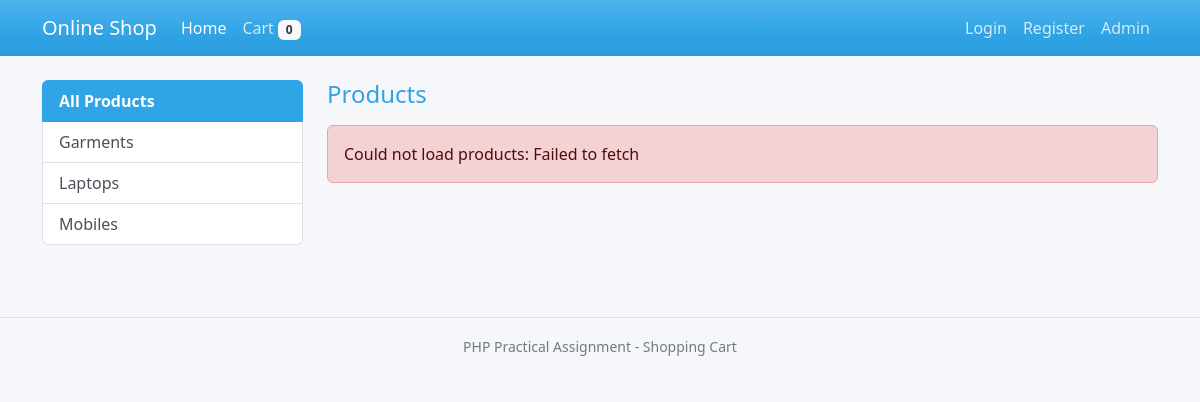
The app's page /question1_shopping_cart/index.php with its own data.
### tables this page shows
CREATE TABLE categories (
    id         INT UNSIGNED NOT NULL AUTO_INCREMENT,
    name       VARCHAR(50)  NOT NULL,
    created_at TIMESTAMP NOT NULL DEFAULT CURRENT_TIMESTAMP,
    PRIMARY KEY (id),
    UNIQUE KEY uq_category_name (name)
);

### question1_shopping_cart/includes/db.php (called while the page is built, shortened)
<?php
function get_pdo(): PDO
{
    static $pdo = null;
    try {
        $pdo = new PDO(
            'mysql:host=' . DB_HOST . ';port=' . DB_PORT . ';dbname=' . DB_NAME . ';charset=utf8mb4',
            DB_USER,
            DB_PASS,
            [
                PDO::ATTR_ERRMODE            => PDO::ERRMODE_EXCEPTION,
                PDO::ATTR_DEFAULT_FETCH_MODE => PDO::FETCH_ASSOC,
                PDO::ATTR_EMULATE_PREPARES   => false,
            ]
        );
    } catch (PDOException $e) {
        http_response_code(500);
        $message = 'Database connection failed. Start MySQL in XAMPP and import database/shopping_cart.sql.';
        if (defined('JSON_RESPONSE')) {
            header('Content-Type: application/json; charset=utf-8');
            echo json_encode(['success' => false, 'message' => $message]);
        } else {
            echo '<h3 style="font-family:sans-serif;color:#b00">' . htmlspecialchars($message) . '</h3>';
        }
        exit;
    }
    return $pdo;
}

### question1_shopping_cart/includes/functions.php (called while the page is built, shortened)
<?php
require_once __DIR__ . '/db.php';
function e($value): string
{
    return htmlspecialchars((string)$value, ENT_QUOTES, 'UTF-8');
}
function csrf_token(): string
{
    return $_SESSION['csrf_token'];
}

### question1_shopping_cart/index.php (the view, shortened to what this page needs)
<?php
require_once __DIR__ . '/includes/functions.php';
$categories = get_pdo()->query('SELECT id, name FROM categories ORDER BY name')->fetchAll();
$selected = filter_input(INPUT_GET, 'category_id', FILTER_VALIDATE_INT);
$selected = ($selected && $selected > 0) ? $selected : 0;
require __DIR__ . '/includes/header.php';
?>
<div class="row">
    <div class="col-md-3 mb-4">
        <div class="list-group" id="category-list">
            <a href="index.php" class="list-group-item list-group-item-action category-link <?= $selected === 0 ? 'active' : '' ?>" data-category="0">
                All Products
            </a>
            <?php foreach ($categories as $cat): ?>
                <a href="index.php?category_id=<?= (int)$cat['id'] ?>"
                   class="list-group-item list-group-item-action category-link <?= $selected === (int)$cat['id'] ? 'active' : '' ?>"
                   data-category="<?= (int)$cat['id'] ?>">
                    <?= e($cat['name']) ?>
                </a>
            <?php endforeach; ?>
        </div>
    </div>
    <div class="col-md-9">
        <h4 id="products-title" class="mb-3">Products</h4>
        <div id="product-area" data-category="<?= $selected ?>" data-csrf="<?= e(csrf_token()) ?>">
            <div id="product-message" class="alert alert-info d-none"></div>
        </div>
    </div>
</div>
<?php require __DIR__ . '/includes/footer.php'; ?>

### question1_shopping_cart/assets/css/style.css (style rules this page uses)
body { background: #f5f7fa; }
.category-link.active { font-weight: 600; }

### records on screen
categories: name "Garments"
categories: name "Laptops"
categories: name "Mobiles"

### other values on screen
cart_count() "0"
